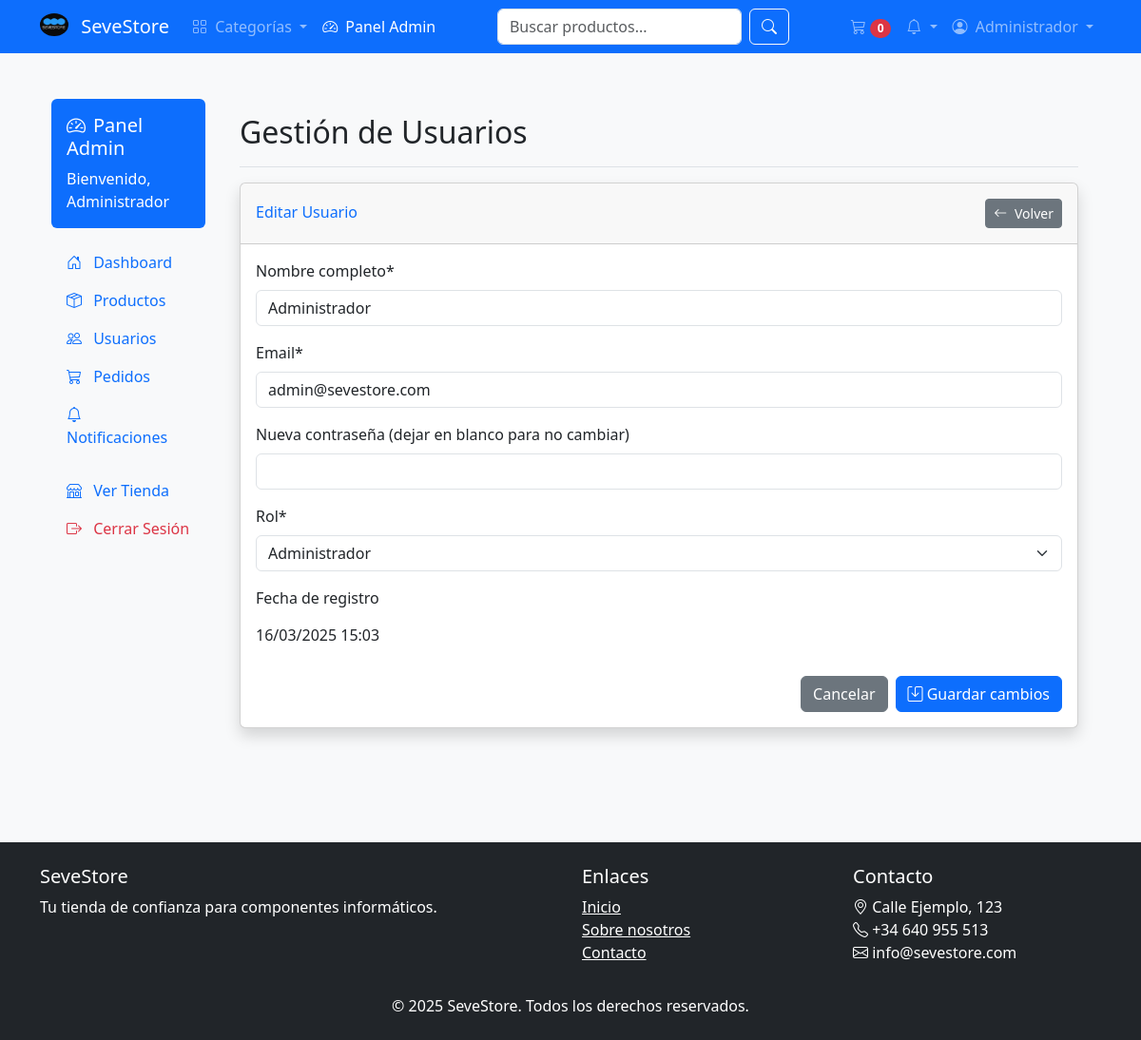
Page /admin_panel.php?section=usuarios&action=edit&id=1 (signed in) on the committed database.
### tables this page shows
CREATE TABLE IF NOT EXISTS usuarios (
    id INT AUTO_INCREMENT PRIMARY KEY,
    nombre VARCHAR(100) NOT NULL,
    email VARCHAR(150) NOT NULL UNIQUE,
    password VARCHAR(255) NOT NULL,
    rol ENUM('admin', 'usuario') DEFAULT 'usuario',
    fecha_registro TIMESTAMP DEFAULT CURRENT_TIMESTAMP,
    ultimo_acceso TIMESTAMP NULL,
    reset_token VARCHAR(255) NULL,
    reset_token_expires TIMESTAMP NULL
);

### admin/usuarios_form.php (the view, shortened to what this page needs)
<?php
$is_edit_mode = isset($usuario) && !empty($usuario);
$form_title = $is_edit_mode ? 'Editar Usuario' : 'Nuevo Usuario';
$form_action = $is_edit_mode ? "admin_panel.php?section=usuarios&action=edit&id={$id}" : "admin_panel.php?section=usuarios&action=add";
?>
<div class="card shadow mb-4">
    <div class="card-header py-3">
        <div class="d-flex justify-content-between align-items-center">
            <h6 class="m-0 font-weight-bold text-primary"><?php echo $form_title; ?></h6>
            <a href="admin_panel.php?section=usuarios" class="btn btn-sm btn-secondary">
                <i class="bi bi-arrow-left me-1"></i> Volver
            </a>
        </div>
    </div>
    <div class="card-body">
        <form action="<?php echo $form_action; ?>" method="post" id="usuario-form">
            <div class="mb-3">
                <label for="nombre" class="form-label">Nombre completo*</label>
                <input type="text" class="form-control" id="nombre" name="nombre" required
                       value="<?php echo $is_edit_mode ? htmlspecialchars($usuario['nombre']) : ''; ?>">
            </div>
            <div class="mb-3">
                <label for="email" class="form-label">Email*</label>
                <input type="email" class="form-control" id="email" name="email" required
                       value="<?php echo $is_edit_mode ? htmlspecialchars($usuario['email']) : ''; ?>">
            </div>
            <div class="mb-3">
                <label for="password" class="form-label">
                    <?php echo $is_edit_mode ? 'Nueva contraseña (dejar en blanco para no cambiar)' : 'Contraseña*'; ?>
                </label>
                <input type="password" class="form-control" id="password" name="password"
                       <?php echo $is_edit_mode ? '' : 'required'; ?>>
            </div>
            <div class="mb-3">
                <label for="rol" class="form-label">Rol*</label>
                <select class="form-select" id="rol" name="rol" required>
                    <option value="admin" <?php echo ($is_edit_mode && $usuario['rol'] == 'admin') ? 'selected' : ''; ?>>Administrador</option>
                </select>
            </div>
            <?php if ($is_edit_mode): ?>
            <div class="mb-4">
                <label class="form-label">Fecha de registro</label>
                <p class="form-control-plaintext"><?php echo date('d/m/Y H:i', strtotime($usuario['fecha_registro'])); ?></p>
            </div>
            <?php endif; ?>
            <div class="d-flex justify-content-end mt-4">
                <a href="admin_panel.php?section=usuarios" class="btn btn-secondary me-2">Cancelar</a>
                <button type="submit" class="btn btn-primary">
                    <i class="bi bi-save"></i> <?php echo $is_edit_mode ? 'Guardar cambios' : 'Crear usuario'; ?>
                </button>
            </div>
        </form>
    </div>
</div>

### assets/css/styles.css (style rules this page uses)
body { min-height: 100vh; display: flex; flex-direction: column; background-color: #f8f9fa; }

### rows in the picture
usuarios: nombre "Administrador", email "admin@sevestore.com", rol "Administrador", fecha_registro "16/03/2025 15:03"

### other values in the picture
verificarSiHayProductosEnCarrito() "0"
$_SESSION['user_name'] "Administrador"
$page_title "Gestión de Usuarios"
$form_title "Editar Usuario"
